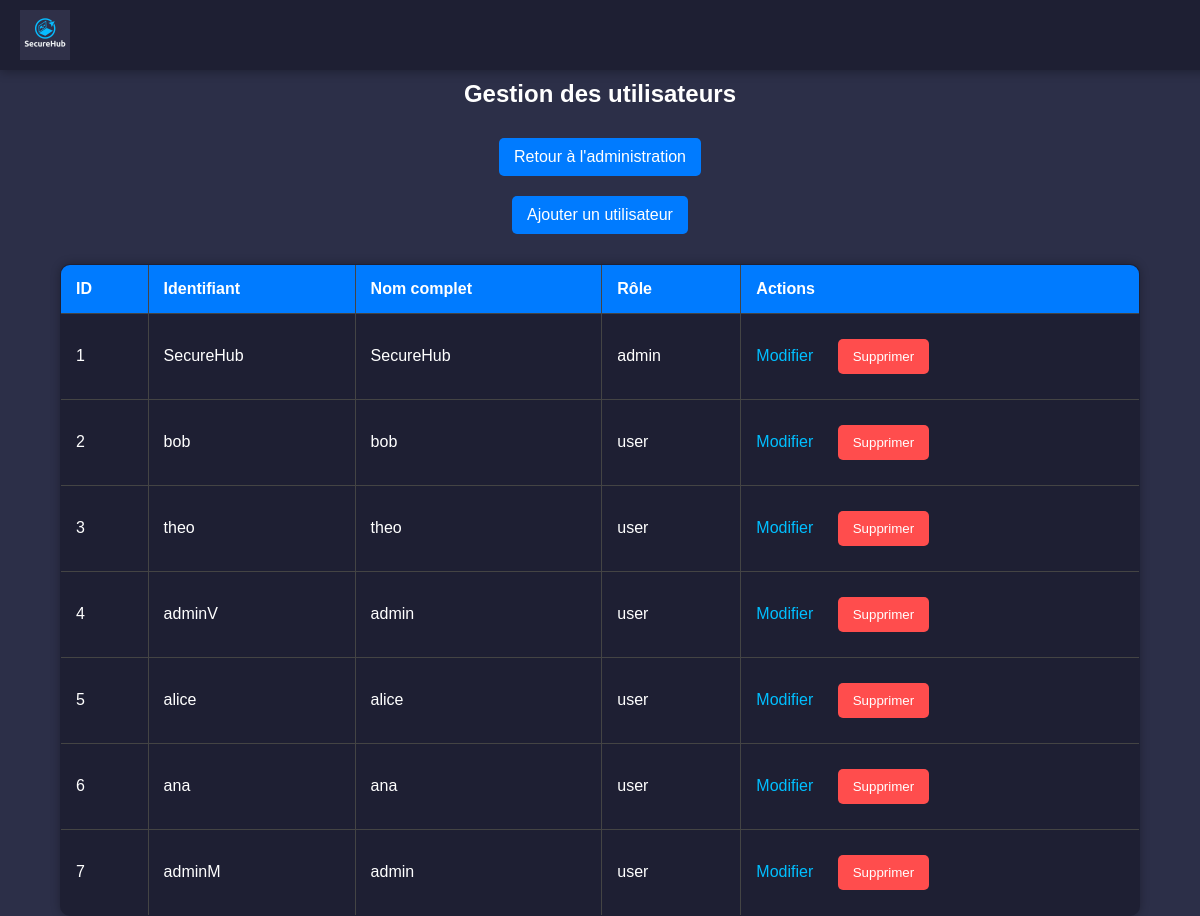
Page /admin/users (signed in) on the committed database.
### tables this page shows
CREATE TABLE users (
        id INTEGER PRIMARY KEY, 
        name VARCHAR(255) NOT NULL UNIQUE,
        fullname VARCHAR(255) NOT NULL,
        password VARCHAR(255) NOT NULL,
        role VARCHAR(50) NOT NULL DEFAULT 'user',
        is_password_changed BOOLEAN NOT NULL DEFAULT 0
    );

### Backend/app.py (the view)
@app.route('/admin/users', methods=['GET'])
def admin_users():
    if 'role' not in session or session['role'] != 'admin':
        flash("Accès interdit.", 'error')
        return redirect(url_for('login'))
    users = get_all_users()
    return render_template('admin_users_table.html', users=users)

### Backend/database.py (called while the page is built)
def get_all_users():
    with db.connect() as conn:
        result = conn.execute(text("SELECT * FROM users")).fetchall()
        return [dict(row) for row in result]

### Frontend/templates/admin_users_table.html (shortened to what this page needs)
<!DOCTYPE html>
<html lang="fr">
<head>
    <link rel="stylesheet" href="/static/css/styles_admin_table.css">
</head>
<body>
    <header>
        <img src="/static/img/SecureHub.png" alt="Logo SecureHub" class="logo">
    </header>
    <h2>Gestion des utilisateurs</h2>
    <a href="/admin" class="btn-back">Retour à l'administration</a>
    <a href="/admin/users/add" class="btn-add">Ajouter un utilisateur</a>
    <table>
        <thead>
            <tr>
                <th>ID</th>
                <th>Identifiant</th>
                <th>Nom complet</th>
                <th>Rôle</th>
                <th>Actions</th>
            </tr>
        </thead>
        <tbody>
            {% for user in users %}
            <tr>
                <td>{{ user.id }}</td>
                <td>{{ user.name }}</td>
                <td>{{ user.fullname }}</td>
                <td>{{ user.role }}</td>
                <td>
                    <a href="/admin/users/edit/{{ user.id }}">Modifier</a>
                    <form action="/admin/users/delete/{{ user.id }}" method="post" style="display:inline;">
                        <button type="submit" class="btn-delete" onclick="return confirm('Êtes-vous sûr de vouloir supprimer cet utilisateur ?');">Supprimer</button>
                    </form>
                </td>
            </tr>
            {% endfor %}
        </tbody>
    </table>
</body>
</html>

### Frontend/static/css/styles_admin_table.css (style rules this page uses)
body { font-family: Arial, sans-serif; background-color: #2c2f48; color: white; display: flex; flex-direction: column; align-items: center; height: 100vh; margin: 0; padding-top: 60px; }
header { position: fixed; top: 0; left: 0; width: 100%; background-color: #1e1f33; padding: 10px 20px; display: flex; align-items: center; box-shadow: 0 2px 10px rgba(0, 0, 0, 0.3); }
.logo { width: 50px; height: auto; }
table { width: 90%; border-collapse: collapse; margin-top: 20px; background-color: #1e1f33; color: white; border-radius: 10px; overflow: hidden; box-shadow: 0 0 10px rgba(0, 0, 0, 0.3); }
table, th, td { border: 1px solid #444; }
th, td { padding: 15px; text-align: left; }
th { background-color: #007bff; color: white; }
td a { color: #00bfff; text-decoration: none; margin-right: 10px; }
.btn-add, .btn-back, .btn-delete { display: inline-block; padding: 10px 15px; border-radius: 5px; text-decoration: none; color: white; background-color: #007bff; margin: 10px; text-align: center; cursor: pointer; border: none; }
.btn-delete { background-color: #ff4d4d; }

### rows in the picture
users: id "1", name "SecureHub", fullname "SecureHub", role "admin"
users: id "2", name "bob", fullname "bob", role "user"
users: id "3", name "theo", fullname "theo", role "user"
users: id "4", name "adminV", fullname "admin", role "user"
users: id "5", name "alice", fullname "alice", role "user"
users: id "6", name "ana", fullname "ana", role "user"
users: id "7", name "adminM", fullname "admin", role "user"
